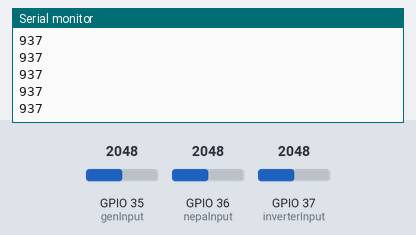
This sketch was run on a simulated ESP32. Parts: the last lines printed to the serial monitor. The inputs (shaded band) are chosen by the test bench; at power-on: GPIO 35 (genInput) = 2048, GPIO 36 (nepaInput) = 2048, GPIO 37 (inverterInput) = 2048.

Above: at 1.3 s.
1.4 s: GPIO 35 (genInput) set to 2866
At 1.9 s:
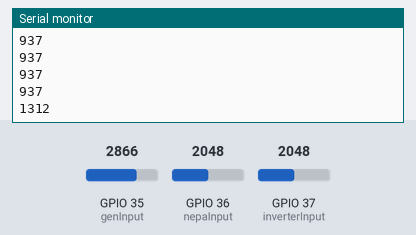
2.9 s: GPIO 36 (nepaInput) set to 1228
At 3.4 s:
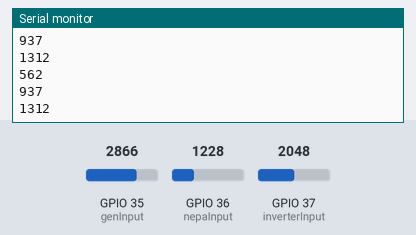
4.4 s: GPIO 37 (inverterInput) set to 3603
At 4.9 s:
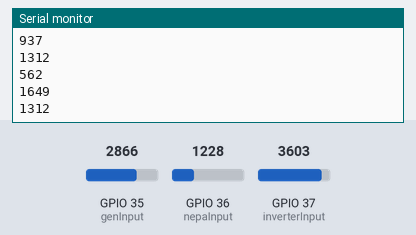
5.9 s: GPIO 37 (inverterInput) set to 4095
At 6.4 s:
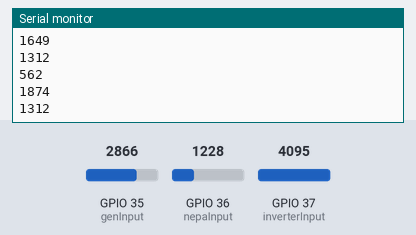
7.4 s: GPIO 36 (nepaInput) set to 491
At 7.9 s:
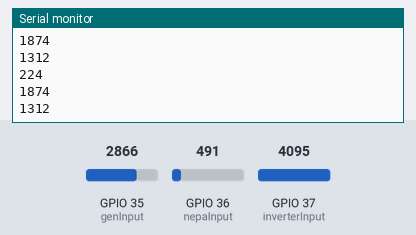
8.9 s: GPIO 35 (genInput) set to 0
At 9.4 s:
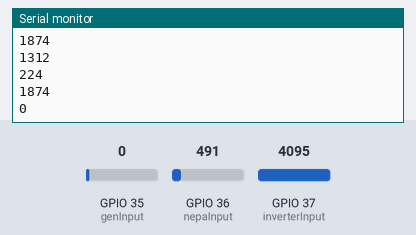
Timing chart, 0 to 11.4 s (numbered marks = the images above; inputs shaded):
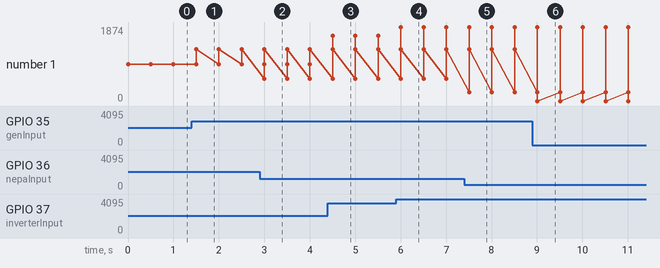

Measured:
- after the input at 1.4 s, the serial monitor: prints a new line after 0.10 s (image 1)
- after the input at 2.9 s, the serial monitor: prints a new line after 0.10 s (image 2)
- after the input at 4.4 s, the serial monitor: prints a new line after 0.10 s (image 3)
- after the input at 5.9 s, the serial monitor: prints a new line after 0.11 s (image 4)
- after the input at 7.4 s, the serial monitor: prints a new line after 0.11 s (image 5)
- after the input at 8.9 s, the serial monitor: prints a new line after 0.11 s (image 6)
- plotted number 1: 937 → 1312 after the input at 1.4 s, 1312 → 0 after the input at 8.9 s

The sketch:

acVoltTest.ino
```cpp
int nepaInput = A0;
int inverterInput = A1;
int genInput = A7;
void setup() {
  pinMode(nepaInput, INPUT);
  pinMode(inverterInput, INPUT);
  pinMode(genInput, INPUT);
  Serial.begin(9600);
}

void loop()
{

   int vrout0 = analogRead(nepaInput); //Read the division at analog pin A0 (0 to 1023)
   int AcVoltOut0 = (vrout0 * (5.0 / 1023))*93.67; // Convert the AC divison into volt
   Serial.println(AcVoltOut0); // Display the AC voltage on serial monitor

 int vrout1 = analogRead(inverterInput); //Read the division at analog pin A0 (0 to 1023)
   int AcVoltOut1 = (vrout1 * (5.0 / 1023))*93.67; // Convert the AC divison into volt
   Serial.println(AcVoltOut1); // Display the AC voltage on serial monitor

    int vrout2 = analogRead(genInput); //Read the division at analog pin A0 (0 to 1023)
   int AcVoltOut2 = (vrout2 * (5.0 / 1023))*93.67; // Convert the AC divison into volt
   Serial.println(AcVoltOut2); // Display the AC voltage on serial monitor


   delay(500);
    }
```
